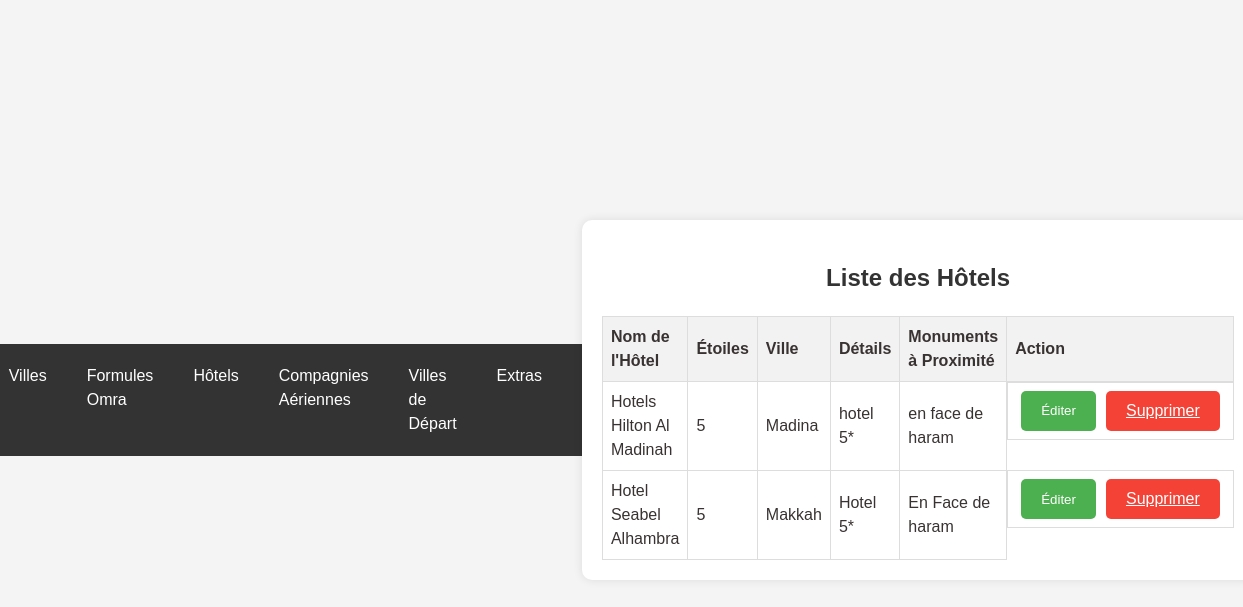
The app's page /hotels.php (signed in), older data.
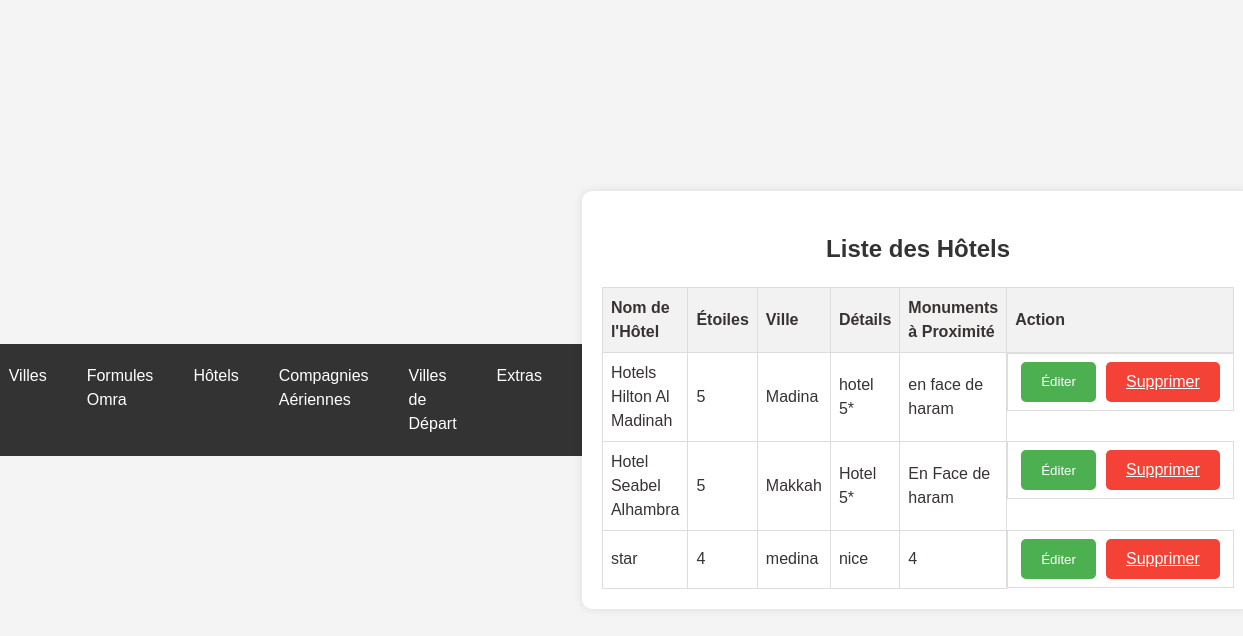
The same page, newer data.
### tables this page shows
CREATE TABLE `hotels` (
  `id` int(11) NOT NULL,
  `nom` varchar(255) NOT NULL,
  `etoiles` int(11) NOT NULL,
  `ville` varchar(100) NOT NULL,
  `pension` varchar(50) NOT NULL,
  `details` text NOT NULL,
  `monument` varchar(255) NOT NULL,
  `image_gallery` text DEFAULT NULL
);

### hotels.php (the view, shortened to what this page needs)
<!DOCTYPE html>
<html lang="fr">
<head>
    <link rel="stylesheet" href="styles.css">
    <?php include 'header.php'; ?>
</head>
<body>
    <div class="container">
        <h2>Liste des Hôtels</h2>
        <table>
            <thead>
                <tr>
                    <th>Nom de l'Hôtel</th>
                    <th>Étoiles</th>
                    <th>Ville</th>
                    <th>Détails</th>
                    <th>Monuments à Proximité</th>
                    <th>Action</th>
                </tr>
            </thead>
            <tbody>
                <?php
                include 'db.php';
                $sql_hotels = "SELECT * FROM hotels";
                $result_hotels = mysqli_query($conn, $sql_hotels);
                if (mysqli_num_rows($result_hotels) > 0) {
                    while ($row_hotel = mysqli_fetch_assoc($result_hotels)) {
                        echo "<tr>";
                        echo "<td>" . $row_hotel['nom'] . "</td>";
                        echo "<td>" . $row_hotel['etoiles'] . "</td>";
                        echo "<td>" . $row_hotel['ville'] . "</td>";
                        echo "<td>" . $row_hotel['details'] . "</td>";
                        echo "<td>" . $row_hotel['monument'] . "</td>";
                        echo "<td class='btn-group'>";
                        echo "<button class='btn btn-edit' onclick=\"window.location.href='edit_hotel.php?id=" . $row_hotel['id'] . "'\">Éditer</button>";
                        echo "<a class='btn btn-delete' href='delete_hotel.php?id=" . $row_hotel['id'] . "' onclick=\"return confirm('Êtes-vous sûr de vouloir supprimer cet hôtel?')\">Supprimer</a>";
                        echo "</td>";
                        echo "</tr>";
                    }
                } else {
                    echo "<tr><td colspan='7'>Aucun hôtel disponible pour le moment.</td></tr>";
                }
                ?>
            </tbody>
        </table>
    </div>
</body>
</html>

### header.php (shortened to what this page needs)
<!DOCTYPE html>
<html lang="fr">
<head>
    <link rel="stylesheet" href="styles.css">
</head>
<body>
<nav>
    <ul>
        <li>
            <a href="#">Villes</a>
        </li>
        <li>
            <a href="#">Formules Omra</a>
        </li>
        <li>
            <a href="#">Hôtels</a>
        </li>
        <li>
            <a href="#">Compagnies Aériennes</a>
        </li>
        <li>
            <a href="#">Villes de Départ</a>
        </li>
        <li>
            <a href="#">Extras</a>
        </li>
    </ul>
</nav>
</body>
</html>

### css/styles.css (style rules this page uses)
body { font-family: 'Lexend', sans-serif; line-height: 1.5; min-height: 100vh; display: flex; align-items: center; justify-content: center; color: #393232; background-color: #f7f7f7; }
.btn-group { display: flex; justify-content: space-between; }
.btn-group { margin-top: auto; }

### hotels.php (style rules this page uses)
body { font-family: Arial, sans-serif; background-color: #f4f4f4; margin: 0; padding: 0; box-sizing: border-box; }
.container { width: 80%; margin: auto; background-color: #fff; padding: 20px; border-radius: 10px; box-shadow: 0 0 10px rgba(0, 0, 0, 0.1); }
h2 { text-align: center; color: #333; }
table { width: 100%; border-collapse: collapse; }
th, td { border: 1px solid #ddd; padding: 8px; text-align: left; }
th { background-color: #f2f2f2; }
.btn-group { text-align: center; }
.btn { padding: 8px 20px; margin: 0 5px; border: none; border-radius: 5px; cursor: pointer; }
.btn-edit { background-color: #4CAF50; color: white; }
.btn-delete { background-color: #f44336; color: white; }

### header.php (style rules this page uses)
body { font-family: Arial, sans-serif; background-color: #f4f4f4; margin: 0; padding: 0; box-sizing: border-box; }
nav { background-color: #333; color: white; padding: 10px; }
nav ul { list-style-type: none; padding: 0; margin: 0; display: flex; }
nav ul li { position: relative; margin-right: 20px; }
nav ul li a { color: white; text-decoration: none; padding: 10px; display: block; }

Row changes from the older to the newer data that the page shows:
added hotels: nom "star", etoiles "4", ville "medina", details "nice", monument "4"
